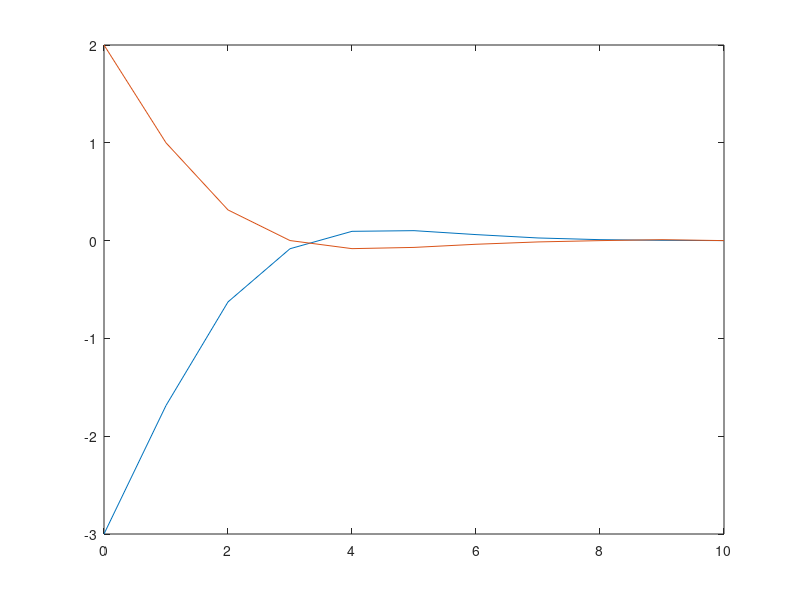
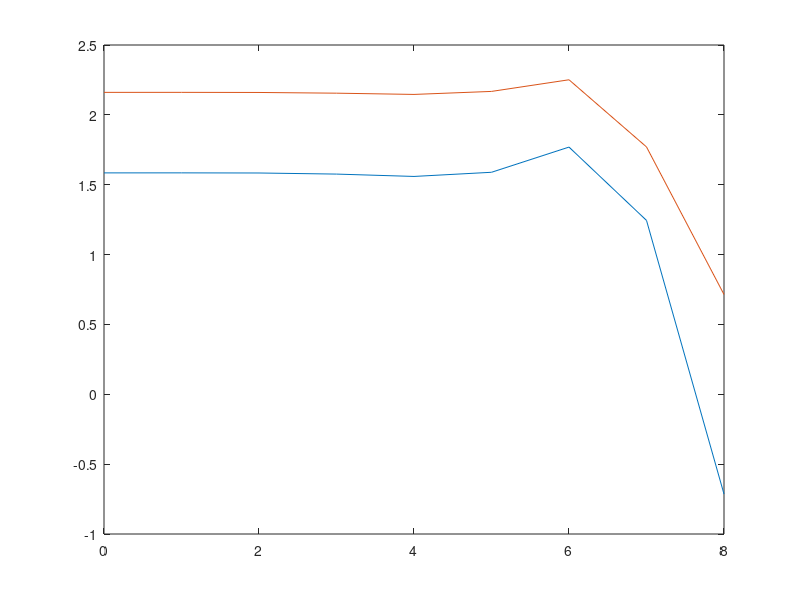
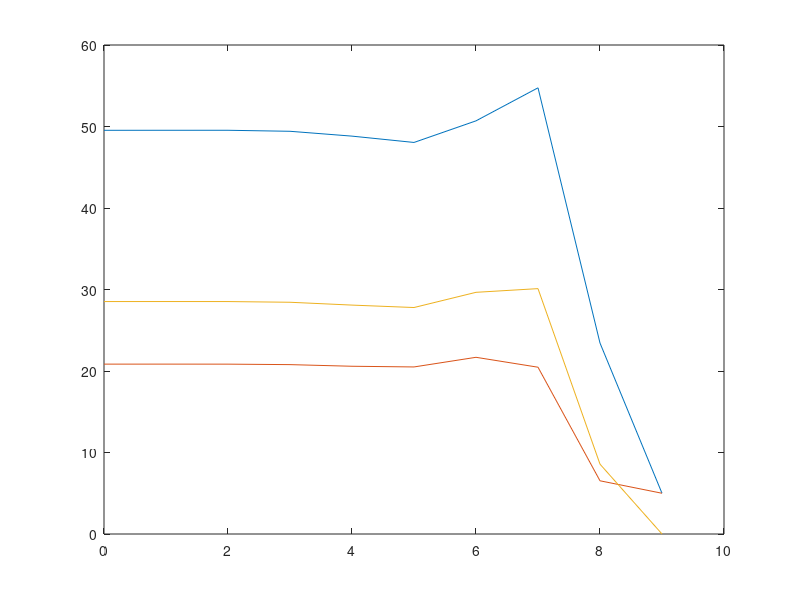

The MATLAB source for these figures, in order:
% Solution example bellman optimality
% IDC 2025

close all;
clearvars;

A=[2 1;-1 1];B=[0;1];x0=[2;-3];P=zeros(2,2,10);K=zeros(1,2,9);
x=zeros(2,1,11);x(:,:,1)=x0;
P(:,:,10)=[5 0;0 5];R=2;Q=[2 0;0 0.1];
t=0:1:10;

for i=9:-1:1
    K(:,:,i)=(R+B'*P(:,:,i+1)*B)\B'*P(:,:,i+1)*A;
    P(:,:,i)=(A-B*K(:,:,i))'*P(:,:,i+1)*(A-B*K(:,:,i))+...
        Q+K(:,:,i)'*R*K(:,:,i);
end
for i=1:9
    x(:,:,i+1)=A*x(:,:,i)-B*K(:,:,i)*x(:,:,i);
end

figure
plot(t,squeeze(x(2,1,:)))
hold on
plot(t,squeeze(x(1,1,:)))

figure
plot(t(1:end-2),squeeze(K(1,1,:)))
hold on
plot(t(1:end-2),squeeze(K(1,2,:)))

figure
plot(t(1:end-1),squeeze(P(1,1,:)))
hold on
plot(t(1:end-1),squeeze(P(2,2,:)))
hold on
plot(t(1:end-1),squeeze(P(1,2,:)))
for i=1:9
    x(:,:,i+1)=A*x(:,:,i)-B*K(:,:,i)*x(:,:,i+1);
end
